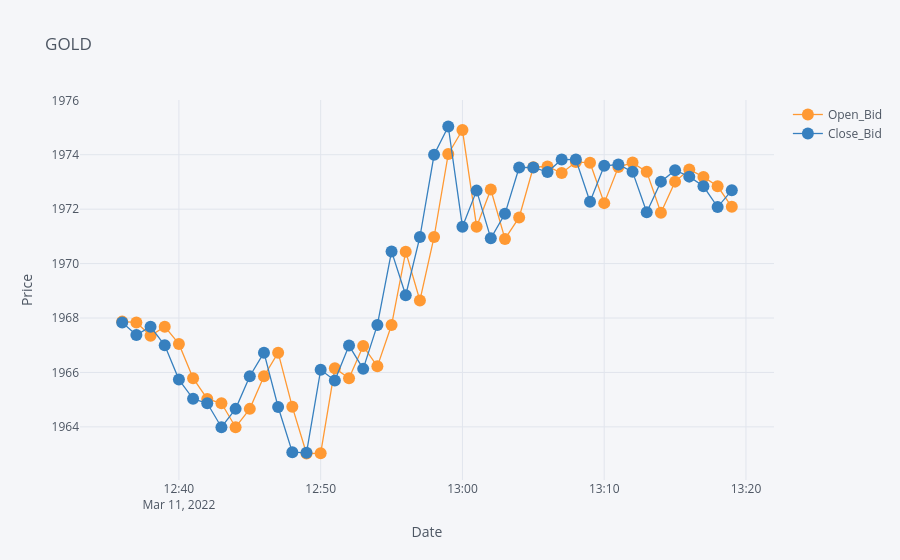

The cell this chart's notebook holds for it:
### Code cell
data.iloc[68044:68088,:][['Open_Bid', 'Close_Bid', 'Local_time_T', 'Volume_Ask', 'Volume_Bid']].iplot(
                    x='Local_time_T',
                    y=['Open_Bid', 'Close_Bid'],
    mode='lines+markers',
    xTitle='Date', yTitle='Price',
    title='GOLD')
